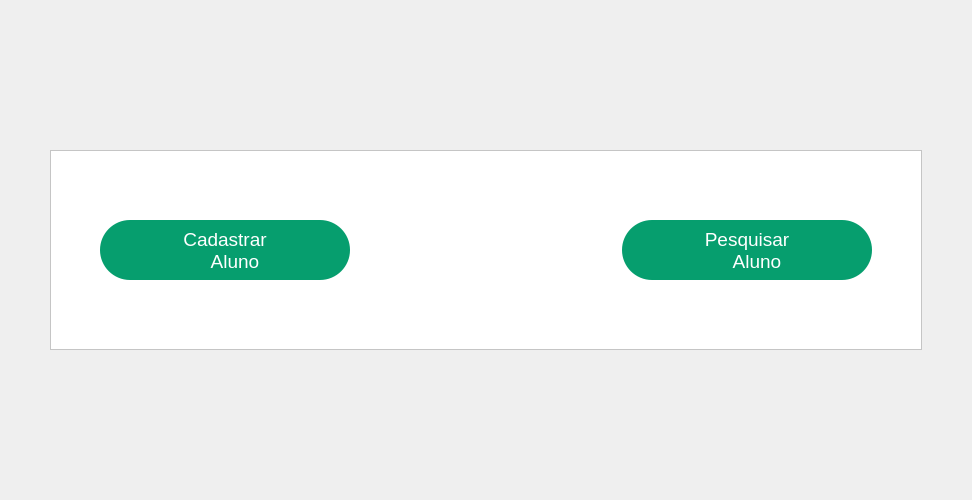
         <widget class="QWidget" name="pg_Alunos">
          <layout class="QGridLayout" name="gridLayout_2">
           <property name="leftMargin">
            <number>50</number>
           </property>
           <property name="topMargin">
            <number>150</number>
           </property>
           <property name="rightMargin">
            <number>50</number>
           </property>
           <property name="bottomMargin">
            <number>150</number>
           </property>
           <property name="horizontalSpacing">
            <number>0</number>
           </property>
           <item row="0" column="0">
            <widget class="QFrame" name="frame">
             <property name="styleSheet">
              <string notr="true">background-color: rgb(255, 255, 255);</string>
             </property>
             <property name="frameShape">
              <enum>QFrame::StyledPanel</enum>
             </property>
             <property name="frameShadow">
              <enum>QFrame::Raised</enum>
             </property>
             <layout class="QHBoxLayout" name="horizontalLayout_2">
              <item>
               <spacer name="horizontalSpacer_4">
                <property name="orientation">
                 <enum>Qt::Horizontal</enum>
                </property>
                <property name="sizeHint" stdset="0">
                 <size>
                  <width>40</width>
                  <height>20</height>
                 </size>
                </property>
               </spacer>
              </item>
              <item>
               <widget class="QPushButton" name="btnPgCadastrarAlunos_PgAlunos">
                <property name="minimumSize">
                 <size>
                  <width>250</width>
                  <height>60</height>
                 </size>
                </property>
                <property name="maximumSize">
                 <size>
                  <width>300</width>
                  <height>60</height>
                 </size>
                </property>
                <property name="font">
                 <font>
                  <family>Arial</family>
                  <pointsize>14</pointsize>
                 </font>
                </property>
                <property name="styleSheet">
                 <string notr="true">QPushButton{
	background-color:#069E6E;
	color:#ffffff;
	border-radius:30px;
}

QPushButton:hover{
	background-color:#047b55;
}

QPushButton:pressed{
	background-color: rgb(2, 45, 29);
}

QPushButton:checked{
	background-color:  rgb(2, 45, 29);
}

</string>
                </property>
                <property name="text">
                 <string>Cadastrar 
    Aluno</string>
                </property>
                <property name="icon">
                 <iconset resource="imagens/imagens_usadas.qrc">
                  <normaloff>:/imagens/imgBtnCadastrar.png</normaloff>:/imagens/imgBtnCadastrar.png</iconset>
                </property>
                <property name="iconSize">
                 <size>
                  <width>36</width>
                  <height>36</height>
                 </size>
                </property>
               </widget>
              </item>
              <item>
               <spacer name="horizontalSpacer_7">
                <property name="orientation">
                 <enum>Qt::Horizontal</enum>
                </property>
                <property name="sizeHint" stdset="0">
                 <size>
                  <width>40</width>
                  <height>20</height>
                 </size>
                </property>
               </spacer>
              </item>
              <item>
               <widget class="QLabel" name="label">
                <property name="minimumSize">
                 <size>
                  <width>180</width>
                  <height>180</height>
                 </size>
                </property>
                <property name="maximumSize">
                 <size>
                  <width>300</width>
                  <height>350</height>
                 </size>
                </property>
                <property name="text">
                 <string/>
                </property>
                <property name="pixmap">
                 <pixmap resource="imagens/imagens_usadas.qrc">:/imagens/imgPagAlunos.png</pixmap>
                </property>
                <property name="scaledContents">
                 <bool>true</bool>
                </property>
                <property name="alignment">
                 <set>Qt::AlignCenter</set>
                </property>
               </widget>
              </item>
              <item>
               <spacer name="horizontalSpacer_8">
                <property name="orientation">
                 <enum>Qt::Horizontal</enum>
                </property>
                <property name="sizeHint" stdset="0">
                 <size>
                  <width>40</width>
                  <height>20</height>
                 </size>
                </property>
               </spacer>
              </item>
              <item>
               <widget class="QPushButton" name="btnPgProcurarAlunos_PgAlunos">
                <property name="minimumSize">
                 <size>
                  <width>250</width>
                  <height>60</height>
                 </size>
                </property>
                <property name="maximumSize">
                 <size>
                  <width>300</width>
                  <height>60</height>
                 </size>
                </property>
                <property name="font">
                 <font>
                  <family>Arial</family>
                  <pointsize>14</pointsize>
                 </font>
                </property>
                <property name="layoutDirection">
                 <enum>Qt::LeftToRight</enum>
                </property>
                <property name="styleSheet">
                 <string notr="true">QPushButton{
	background-color:#069E6E;
	color:#ffffff;
	border-radius:30px;
}

QPushButton:hover{
	background-color:#047b55;
}

QPushButton:pressed{
	background-color: rgb(2, 45, 29);
}

QPushButton:checked{
	background-color:  rgb(2, 45, 29);
}

</string>
                </property>
                <property name="text">
                 <string>Pesquisar 
    Aluno</string>
                </property>
                <property name="icon">
                 <iconset resource="imagens/imagens_usadas.qrc">
                  <normaloff>:/imagens/imgBtnPesquisar.png</normaloff>:/imagens/imgBtnPesquisar.png</iconset>
                </property>
                <property name="iconSize">
                 <size>
                  <width>36</width>
                  <height>36</height>
                 </size>
                </property>
               </widget>
              </item>
              <item>
               <spacer name="horizontalSpacer_6">
                <property name="orientation">
                 <enum>Qt::Horizontal</enum>
                </property>
                <property name="sizeHint" stdset="0">
                 <size>
                  <width>40</width>
                  <height>20</height>
                 </size>
                </property>
               </spacer>
              </item>
             </layout>
            </widget>
           </item>
          </layout>
         </widget>
